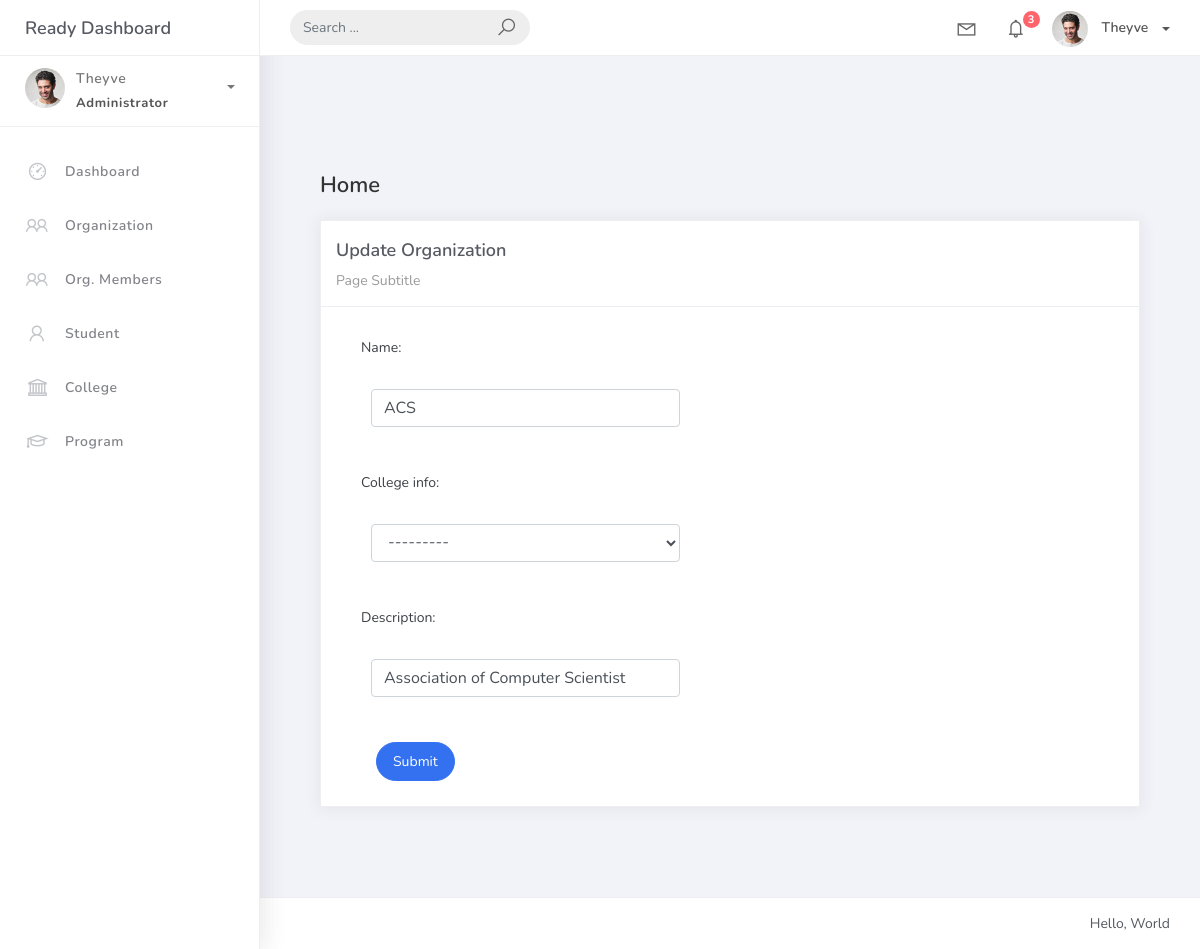
The page /organization_list/1/ (signed in) on the database its author committed.
### studentorg/models.py (models this page shows, shortened)
class BaseModel(models.Model):
    created_at = models.DateTimeField(auto_now_add=True, db_index=True)
    updated_at = models.DateTimeField(auto_now=True)
    class Meta:
        abstract = True

class Organization(BaseModel):
    name = models.CharField(max_length=250)
    college_info = models.ForeignKey(College, null=True, blank=True, on_delete=models.CASCADE)
    description = models.CharField(max_length=500)

### studentorg/views.py (the view)
# urls.py: path('organization_list/<int:pk>/', views.OrganizationUpdateView.as_view(), name='organization-update'),
class OrganizationUpdateView(LoginRequiredMixin, UpdateView):
    model = Organization
    form_class = OrganizationForm
    template_name = 'org_form.html'
    success_url = reverse_lazy('organization-list')

### studentorg/forms.py
class OrganizationForm(ModelForm):
    class Meta:
        model = Organization
        fields = "__all__"

### studentorg/models.py (called while the page is built)
    def __str__(self):
        return self.college_name

### templates/org_form.html
{% extends 'base.html' %} {% load static %} {% block content %}
<div class="content">
    <div class="container-fluid">
        <h4 class="page-title">Home</h4>
        <div class="row">
            <div class="col-md-12">
                <div class="card">
                    <div class="card-header">
                        <div class="card-title">{% if object %}Update Organization {% else %} Add New Organization {% endif %}</div>
                        <div class="card-category">Page Subtitle</div>
                    </div>
                    <div class="col-md-6">
                        <div class="card-body">
                            <form class="" action="" method="post" novalidate>
                                {% csrf_token %} {% include 'includes/form.html' %}
                                <div class="form-group">
                                    <div class="col-md-12 col-sm-3">
                                        <button type="submit" class="btn btn-primary btn-rounded">Submit</button>
                                    </div>
                                </div>
                            </form>
                        </div>
                    </div>
                </div>
            </div>
        </div>
    </div>
</div>
{% endblock %}

### templates/base.html (shortened to what this page needs)
{% load static %}
<!DOCTYPE html>
<html>
<head>
    <link rel="stylesheet" href="{% static 'css/bootstrap.min.css' %}">
    <link rel="stylesheet" href="{% static 'css/ready.css' %}">
    <link rel="stylesheet" href="{% static 'css/demo.css' %}">
</head>
<body>
    <div class="wrapper">
        {% if user.is_authenticated %}
        <div class="main-header">
            <div class="logo-header">
                <a href="{% url 'home' %}" class="logo">
                    Ready Dashboard
                </a>
            </div>
            <nav class="navbar navbar-header navbar-expand-lg">
                <div class="container-fluid">
                    <form class="navbar-left navbar-form nav-search mr-md-3" action="">
                        <div class="input-group">
                            <input type="text" placeholder="Search ..." class="form-control">
                            <div class="input-group-append">
                                <span class="input-group-text">
                                    <i class="la la-search search-icon"></i>
                                </span>
                            </div>
                        </div>
                    </form>
                    <ul class="navbar-nav topbar-nav ml-md-auto align-items-center">
                        <li class="nav-item dropdown hidden-caret">
                            <a class="nav-link dropdown-toggle" href="#" id="navbarDropdown" role="button" data-toggle="dropdown" aria-haspopup="true" aria-expanded="false">
                                <i class="la la-envelope"></i>
                            </a>
                        </li>
                        <li class="nav-item dropdown hidden-caret">
                            <a class="nav-link dropdown-toggle" href="#" id="navbarDropdownNotification" role="button" data-toggle="dropdown" aria-haspopup="true" aria-expanded="false">
                                <i class="la la-bell"></i>
                                <span class="notification">3</span>
                            </a>
                        </li>
                        <li class="nav-item dropdown">
                            <a class="dropdown-toggle profile-pic" data-toggle="dropdown" href="#" aria-expanded="false">
                                <img src="{% static 'img/profile.jpg' %}" alt="user-img" width="36" class="img-circle">
                                <span>{{ request.user.username }}</span>
                            </a>
                        </li>
                    </ul>
                </div>
            </nav>
        </div>
        <div class="sidebar">
            <div class="scrollbar-inner sidebar-wrapper">
                <div class="user">
                    <div class="photo">
                        <img src="{% static 'img/profile.jpg' %}" alt="user">
                    </div>
                    <div class="info">
                        <a data-toggle="collapse" href="#collapseExample" aria-expanded="true">
                            <span>
                                {{ request.user.username }}
                                <span class="user-level">Administrator</span>
                                <span class="caret"></span>
                            </span>
                        </a>
                    </div>
                </div>
                <ul class="nav">
                    <li class="nav-item">
                        <a href="{% url 'home' %}">
                            <i class="la la-dashboard"></i>
                            <p>Dashboard</p>
                        </a>
                    </li>
                    <li class="nav-item">
                        <a href="{% url 'organization-list' %}">
                            <i class="la la-group"></i>
                            <p>Organization</p>
                        </a>
                    </li>
                    <li class="nav-item">
                        <a href="{% url 'orgmember-list' %}">
                            <i class="la la-users"></i>
                            <p>Org. Members</p>
                        </a>
                    </li>
                    <li class="nav-item">
                        <a href="{% url 'student-list' %}">
                            <i class="la la-user"></i>
                            <p>Student</p>
                        </a>
                    </li>
                    <li class="nav-item">
                        <a href="{% url 'college-list' %}">
                            <i class="la la-university"></i>
                            <p>College</p>
                        </a>
                    </li>
                    <li class="nav-item">
                        <a href="{% url 'program-list' %}">
                            <i class="la la-graduation-cap"></i>
                            <p>Program</p>
                        </a>
                    </li>
                </ul>
            </div>
        </div>
        {% endif %}
        <div class="main-panel" {% if not user.is_authenticated %}style="width: 100%; float: none;"{% endif %}>
            <div class="content">
                <div class="container-fluid">
                    {% block content %}{% endblock %}
                </div>
            </div>
            {% if user.is_authenticated %}
            <footer class="footer">
                <div class="container-fluid">
                    <div class="copyright ml-auto">
                        Hello, World
                    </div>
                </div>
            </footer>
            {% endif %}
        </div>
    </div>
</body>
</html>

### templates/includes/form.html (shortened to what this page needs)
{% load widget_tweaks %}
{% for field in form %}
  <div class="field-item form-group">
    <label>{{ field.label_tag }}</label>
    <div class="form-group">
      {% render_field field class="form-control" %}
    </div>
  </div>
{% endfor %}

### rows shown on the page
Organization: name "ACS" "---------" "Association of Computer Scientist"

### other values the page prints
{{ request.user.username }} "Theyve"
{{ field.label_tag }} "Name:" "College info:" "Description:"
